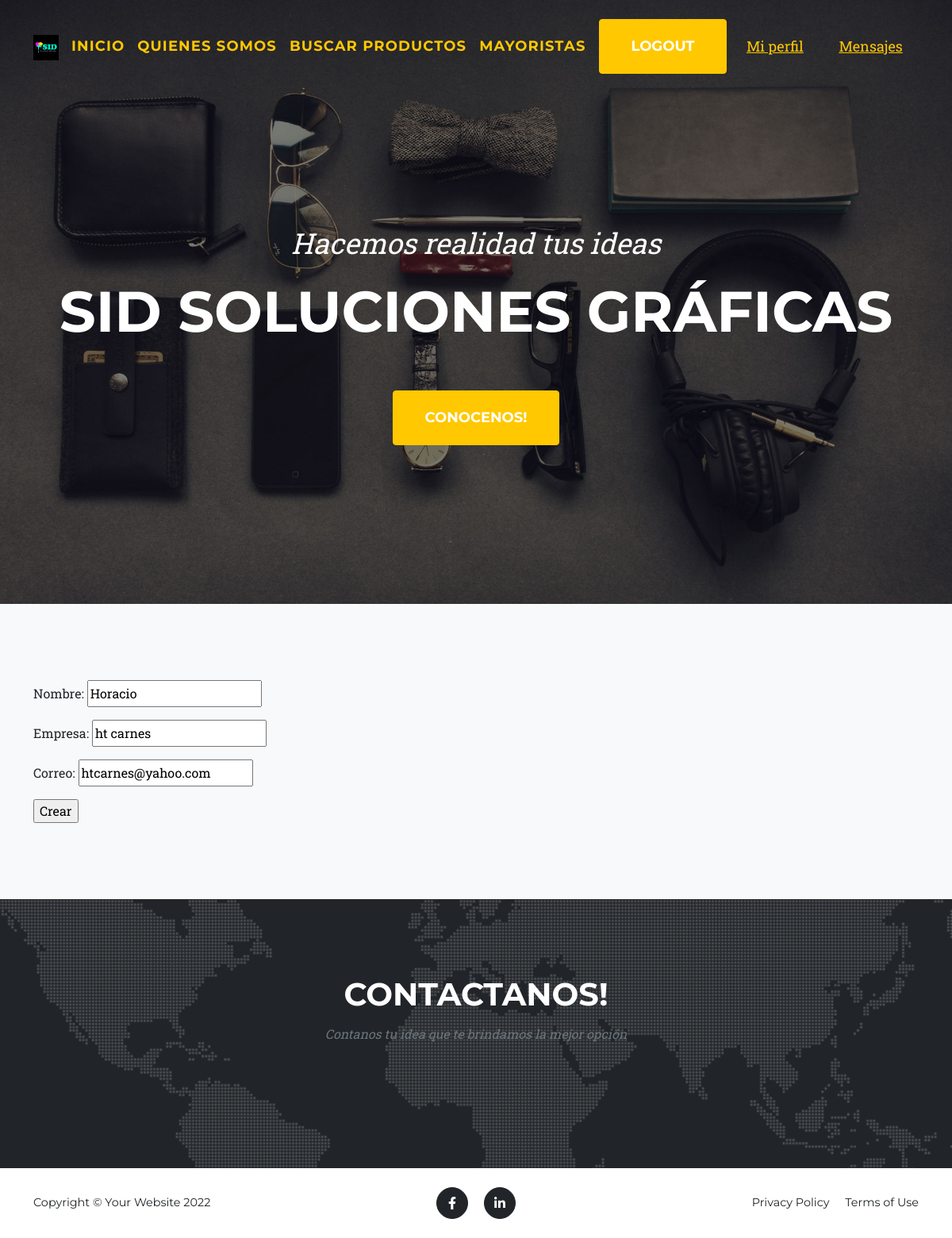
Page /comercio/listado_mayorista/editar/1 (signed in) on the committed database.
### comercio/models.py (models this page shows, shortened)
class RegistroMayoristas(models.Model):
    nombre = models.CharField(max_length=80)
    correo = models.EmailField(max_length=100)
    empresa = models.CharField(blank=True,null=True,max_length=100)
    fecha = models.DateTimeField(auto_now_add=True,null=True,blank=True)
    class Meta:
        verbose_name="Mayorista"
        verbose_name_plural="Mayoristas"

### comercio/views.py (the view)
# urls.py: path('listado_mayorista/editar/<pk>',MayoristasUpdate.as_view(),name = "mayoristas_update"),
class MayoristasUpdate(LoginRequiredMixin, UpdateView):
    model = RegistroMayoristas
    success_url = "/comercio/listado_mayorista/"
    fields = ["nombre","empresa","correo"]

### comercio/templates/comercio/registromayoristas_form.html
{% extends 'comercio/base.html' %}
{% block listado_productos %}
<form method="POST"> {% csrf_token %}
{{form.as_p}}
<input type="submit" value="Crear">
</form>
{% endblock listado_productos %}

### rows in the picture
RegistroMayoristas: nombre "Horacio", empresa "ht carnes", correo "htcarnes@yahoo.com"
